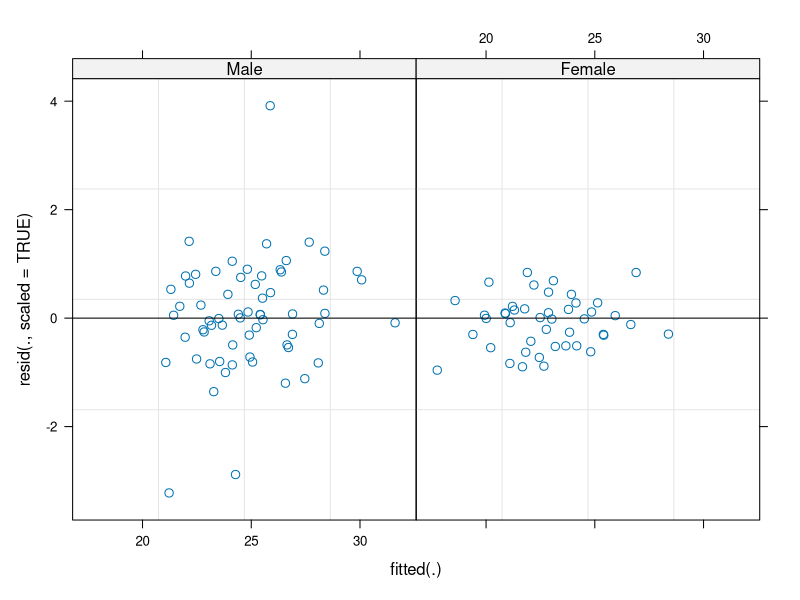
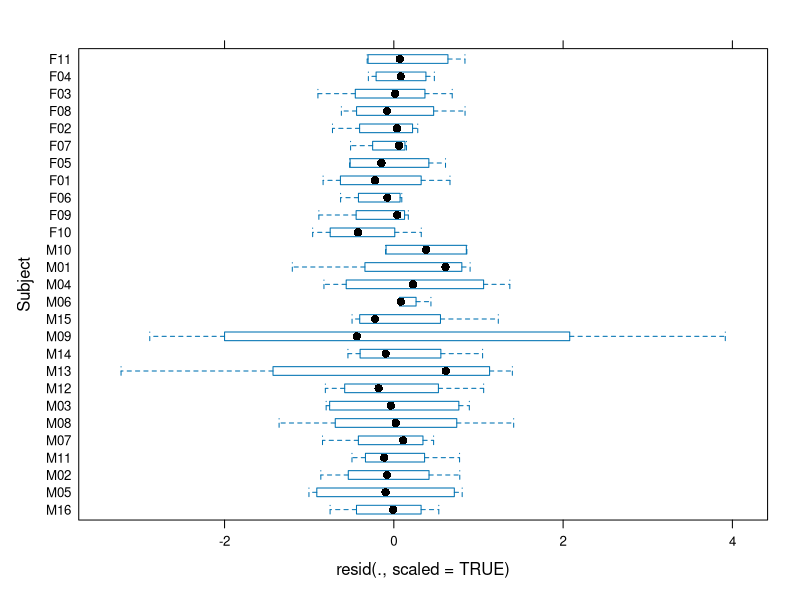
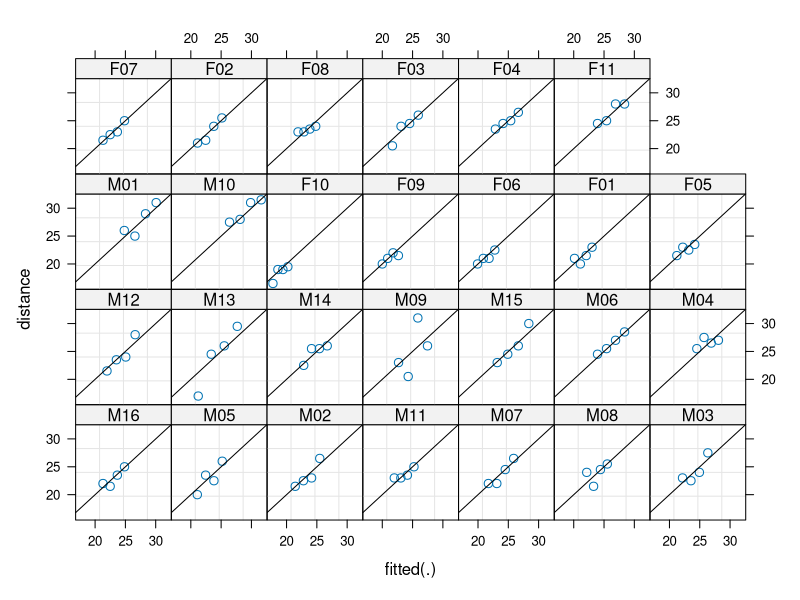
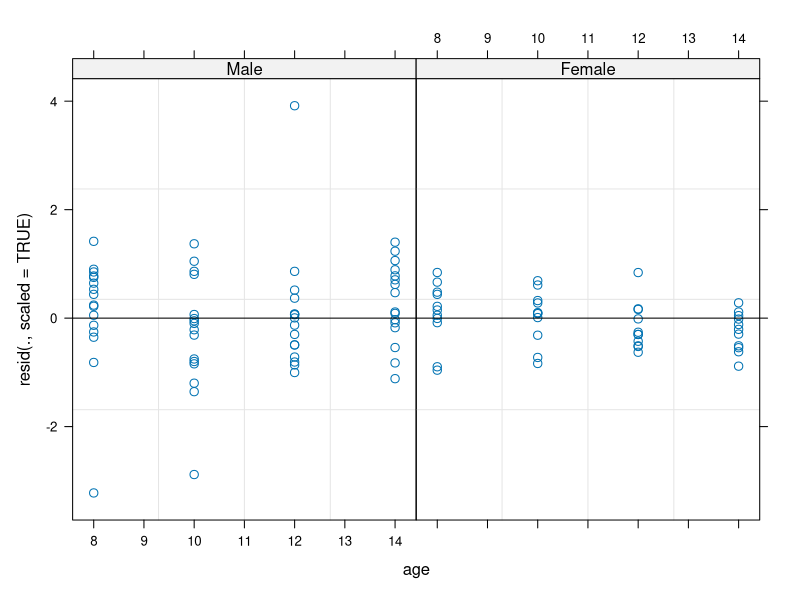
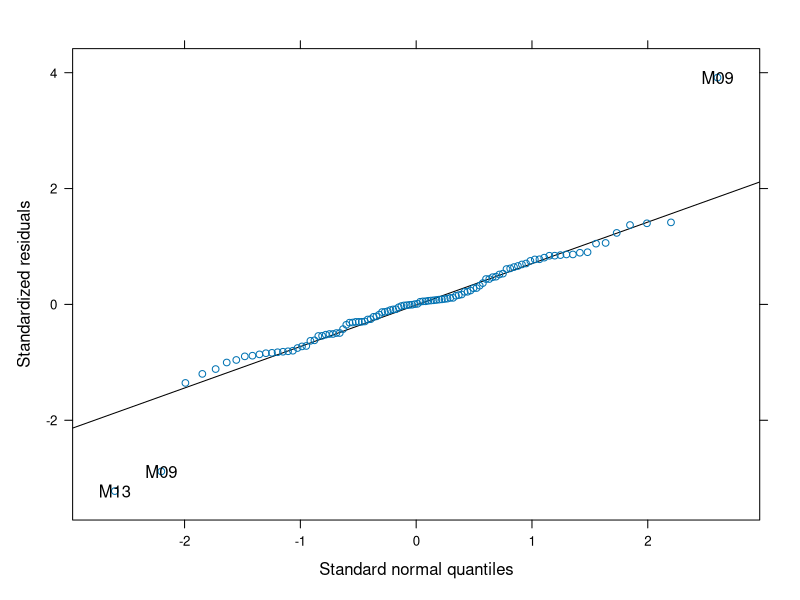

The R script that drew these images, in order:
library(lme4)


### Name: plot.merMod
### Title: Diagnostic Plots for 'merMod' Fits
### Aliases: plot.merMod qqmath.merMod

### ** Examples

data(Orthodont,package="nlme")
fm1 <- lmer(distance ~ age + (age|Subject), data=Orthodont)
## standardized residuals versus fitted values by gender
plot(fm1, resid(., scaled=TRUE) ~ fitted(.) | Sex, abline = 0)
## box-plots of residuals by Subject
plot(fm1, Subject ~ resid(., scaled=TRUE))
## observed versus fitted values by Subject
plot(fm1, distance ~ fitted(.) | Subject, abline = c(0,1))
## residuals by age, separated by Subject
plot(fm1, resid(., scaled=TRUE) ~ age | Sex, abline = 0)
require("lattice")
qqmath(fm1, id=0.05)
if (require("ggplot2")) {
    ## we can create the same plots using ggplot2 and the fortify() function
    fm1F <- fortify.merMod(fm1)
    ggplot(fm1F, aes(.fitted,.resid)) + geom_point(colour="blue") +
           facet_grid(.~Sex) + geom_hline(yintercept=0)
    ## note: Subjects are ordered by mean distance
    ggplot(fm1F, aes(Subject,.resid)) + geom_boxplot() + coord_flip()
    ggplot(fm1F, aes(.fitted,distance))+ geom_point(colour="blue") +
        facet_wrap(~Subject) +geom_abline(intercept=0,slope=1)
    ggplot(fm1F, aes(age,.resid)) + geom_point(colour="blue") + facet_grid(.~Sex) +
        geom_hline(yintercept=0)+geom_line(aes(group=Subject),alpha=0.4)+geom_smooth(method="loess")
    ## (warnings about loess are due to having only 4 unique x values)
    detach("package:ggplot2")
}
